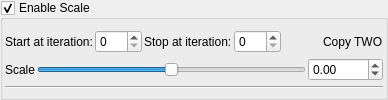
    <widget class="MyGroupBox" name="groupCheck_transform_scale2_enabled">
     <property name="title">
      <string>Enable Scale</string>
     </property>
     <property name="checkable">
      <bool>true</bool>
     </property>
     <layout class="QVBoxLayout" name="verticalLayout_25" stretch="0,0,0">
      <property name="spacing">
       <number>2</number>
      </property>
      <property name="leftMargin">
       <number>2</number>
      </property>
      <property name="topMargin">
       <number>2</number>
      </property>
      <property name="rightMargin">
       <number>2</number>
      </property>
      <property name="bottomMargin">
       <number>2</number>
      </property>
      <item>
       <layout class="QGridLayout" name="gridLayout_42">
        <property name="topMargin">
         <number>5</number>
        </property>
        <item row="0" column="3">
         <widget class="MySpinBox" name="spinboxInt_transform_scale2_stop_iterations">
          <property name="sizePolicy">
           <sizepolicy hsizetype="Preferred" vsizetype="Maximum">
            <horstretch>0</horstretch>
            <verstretch>0</verstretch>
           </sizepolicy>
          </property>
          <property name="maximum">
           <number>250</number>
          </property>
         </widget>
        </item>
        <item row="0" column="0">
         <widget class="QLabel" name="label_166">
          <property name="text">
           <string>Start at iteration:</string>
          </property>
         </widget>
        </item>
        <item row="0" column="1">
         <widget class="MySpinBox" name="spinboxInt_transform_scale2_start_iterations">
          <property name="sizePolicy">
           <sizepolicy hsizetype="Minimum" vsizetype="Maximum">
            <horstretch>0</horstretch>
            <verstretch>0</verstretch>
           </sizepolicy>
          </property>
          <property name="maximum">
           <number>250</number>
          </property>
         </widget>
        </item>
        <item row="0" column="6">
         <widget class="QLabel" name="label_169">
          <property name="text">
           <string>Copy TWO</string>
          </property>
         </widget>
        </item>
        <item row="0" column="2">
         <widget class="QLabel" name="label_168">
          <property name="text">
           <string>Stop at iteration:</string>
          </property>
         </widget>
        </item>
        <item row="0" column="5">
         <spacer name="horizontalSpacer_21">
          <property name="orientation">
           <enum>Qt::Horizontal</enum>
          </property>
          <property name="sizeHint" stdset="0">
           <size>
            <width>40</width>
            <height>20</height>
           </size>
          </property>
         </spacer>
        </item>
       </layout>
      </item>
      <item>
       <layout class="QGridLayout" name="gridLayout_43">
        <property name="spacing">
         <number>2</number>
        </property>
        <item row="0" column="2">
         <widget class="MyDoubleSpinBox" name="spinbox_transform_scale2">
          <property name="sizePolicy">
           <sizepolicy hsizetype="Minimum" vsizetype="Maximum">
            <horstretch>0</horstretch>
            <verstretch>0</verstretch>
           </sizepolicy>
          </property>
          <property name="prefix">
           <string/>
          </property>
          <property name="suffix">
           <string/>
          </property>
          <property name="decimals">
           <number>2</number>
          </property>
          <property name="minimum">
           <double>-1000.000000000000000</double>
          </property>
          <property name="maximum">
           <double>1000.000000000000000</double>
          </property>
          <property name="singleStep">
           <double>0.100000000000000</double>
          </property>
         </widget>
        </item>
        <item row="0" column="0">
         <widget class="QLabel" name="label_170">
          <property name="text">
           <string>Scale</string>
          </property>
         </widget>
        </item>
        <item row="0" column="1">
         <widget class="QSlider" name="slider_transform_scale2">
          <property name="sizePolicy">
           <sizepolicy hsizetype="Expanding" vsizetype="Maximum">
            <horstretch>0</horstretch>
            <verstretch>0</verstretch>
           </sizepolicy>
          </property>
          <property name="minimum">
           <number>-2000</number>
          </property>
          <property name="maximum">
           <number>2000</number>
          </property>
          <property name="singleStep">
           <number>1</number>
          </property>
          <property name="orientation">
           <enum>Qt::Horizontal</enum>
          </property>
         </widget>
        </item>
       </layout>
      </item>
      <item>
       <widget class="Line" name="line_19">
        <property name="orientation">
         <enum>Qt::Horizontal</enum>
        </property>
       </widget>
      </item>
     </layout>
    </widget>
